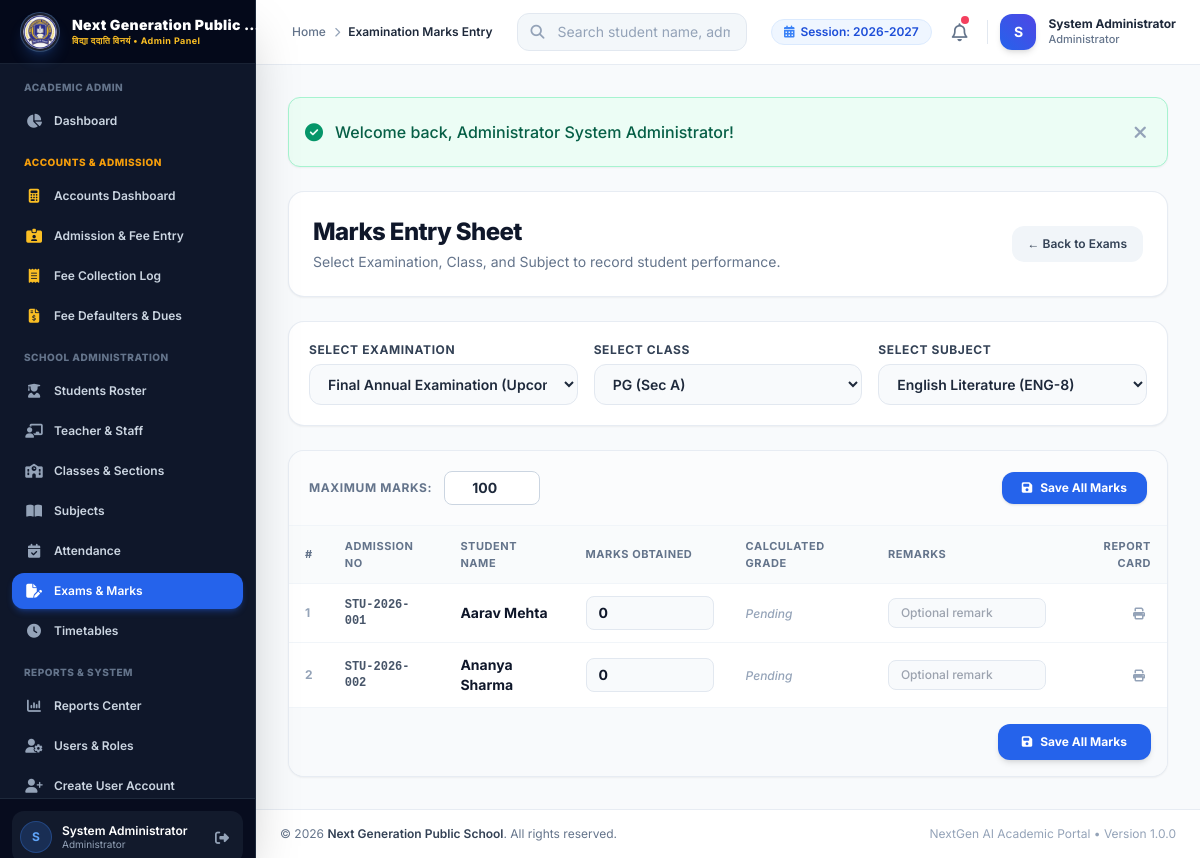
Page /admin/exams/marks.php (signed in) on the committed database.
### tables this page shows
CREATE TABLE `school_settings` (
  `id` INT AUTO_INCREMENT PRIMARY KEY,
  `setting_key` VARCHAR(100) NOT NULL UNIQUE,
  `setting_value` TEXT DEFAULT NULL,
  `updated_at` DATETIME DEFAULT CURRENT_TIMESTAMP ON UPDATE CURRENT_TIMESTAMP
);

CREATE TABLE `students` (
  `id` INT AUTO_INCREMENT PRIMARY KEY,
  `admission_no` VARCHAR(30) NOT NULL UNIQUE,
  `password` VARCHAR(255) DEFAULT NULL,
  `first_name` VARCHAR(50) NOT NULL,
  `last_name` VARCHAR(50) NOT NULL,
  `father_name` VARCHAR(100) NOT NULL,
  `mother_name` VARCHAR(100) NOT NULL,
  `dob` DATE NOT NULL,
  `gender` ENUM('Male', 'Female', 'Other') NOT NULL,
  `class_id` INT NOT NULL,
  `section` VARCHAR(20) NOT NULL,
  `mobile` VARCHAR(20) NOT NULL,
  `email` VARCHAR(100) DEFAULT NULL,
  `address` TEXT,
  `admission_date` DATE NOT NULL,
  `photo` VARCHAR(255) DEFAULT NULL,
  `status` ENUM('Active', 'Inactive', 'Graduated') DEFAULT 'Active',
  `created_at` DATETIME DEFAULT CURRENT_TIMESTAMP,
  `updated_at` DATETIME DEFAULT CURRENT_TIMESTAMP ON UPDATE CURRENT_TIMESTAMP,
  FOREIGN KEY (`class_id`) REFERENCES `classes`(`id`) ON DELETE CASCADE
);

### admin/exams/marks.php (the view, shortened to what the rows shown need)
<?php
require_once __DIR__ . '/../../includes/header.php';
$exam_id = (int)($_GET['exam_id'] ?? 0);
$class_id = (int)($_GET['class_id'] ?? 0);
$subject_id = (int)($_GET['subject_id'] ?? 0);
$exams = $pdo->query("SELECT * FROM examinations ORDER BY id DESC")->fetchAll();
if (!$exam_id && !empty($exams)) {
    $exam_id = $exams[0]['id'];
}
$classes = get_all_classes($pdo);
if (!$class_id && !empty($classes)) {
    $class_id = $classes[0]['id'];
}
$subjects_stmt = $pdo->prepare("SELECT * FROM subjects WHERE class_id = :cid ORDER BY subject_name ASC");
$subjects_stmt->execute(['cid' => $class_id]);
$subjects = $subjects_stmt->fetchAll();
if (!$subject_id && !empty($subjects)) {
    $subject_id = $subjects[0]['id'];
}
$students_stmt = $pdo->prepare("SELECT s.*, m.marks_obtained, m.max_marks, m.grade, m.remarks
    FROM students s
    LEFT JOIN exam_marks m ON (s.id = m.student_id AND m.exam_id = :eid AND m.subject_id = :subid)
    WHERE s.class_id = :cid AND s.status = 'Active'
    ORDER BY s.first_name ASC, s.last_name ASC");
$students_stmt->execute(['eid' => $exam_id, 'subid' => $subject_id, 'cid' => $class_id]);
$students = $students_stmt->fetchAll();
?>
<div class="space-y-6">
    <div class="flex flex-col md:flex-row md:items-center justify-between gap-4 bg-white p-6 rounded-2xl border border-slate-200/80 shadow-sm">
        <div>
            <h1 class="text-2xl font-extrabold text-slate-900 tracking-tight">Marks Entry Sheet</h1>
        </div>
    </div>
    <?php if ($exam_id && $class_id && $subject_id): ?>
        <div class="bg-white rounded-2xl border border-slate-200/80 shadow-sm overflow-hidden">
            <form action="marks.php?exam_id=<?= $exam_id ?>&class_id=<?= $class_id ?>&subject_id=<?= $subject_id ?>" method="POST">
                <div class="overflow-x-auto">
                    <table class="w-full text-left border-collapse">
                        <thead>
                            <tr class="bg-slate-50/80 border-b border-slate-100 text-[11px] font-bold text-slate-500 uppercase tracking-wider">
                                <th class="py-3 px-4">#</th>
                                <th class="py-3 px-4">Admission No</th>
                                <th class="py-3 px-4">Student Name</th>
                                <th class="py-3 px-4 w-40">Marks Obtained</th>
                                <th class="py-3 px-4">Calculated Grade</th>
                                <th class="py-3 px-4">Remarks</th>
                                <th class="py-3 px-4 text-right">Report Card</th>
                            </tr>
                        </thead>
                        <tbody class="divide-y divide-slate-100 text-sm font-medium text-slate-700">
                            <?php if (empty($students)): ?>
                                <tr>
                                    <td colspan="7" class="py-8 text-center text-slate-400">No active students enrolled in this class.</td>
                                </tr>
                            <?php else: ?>
                                <?php $idx = 1; foreach ($students as $s): ?>
                                    <tr class="hover:bg-slate-50/80 transition-colors">
                                        <td class="py-3 px-4 text-xs font-bold text-slate-400"><?= $idx++ ?></td>
                                        <td class="py-3 px-4 font-mono text-xs text-slate-600 font-semibold"><?= e($s['admission_no']) ?></td>
                                        <td class="py-3 px-4 font-bold text-slate-900"><?= e($s['first_name'] . ' ' . $s['last_name']) ?></td>
                                        <td class="py-3 px-4">
                                            <input type="number" step="0.5" min="0" max="100" name="marks[<?= $s['id'] ?>][obtained]" value="<?= $s['marks_obtained'] ?? '0' ?>" required
                                                class="w-full py-1.5 px-3 bg-slate-50 border border-slate-200 rounded-lg text-sm font-bold text-slate-900 focus:bg-white focus:outline-none focus:ring-2 focus:ring-blue-500/20 focus:border-blue-600">
                                        </td>
                                        <td class="py-3 px-4">
                                            <?php if (!empty($s['grade'])): ?>
                                                <span class="inline-flex items-center px-2.5 py-0.5 rounded-md text-xs font-bold bg-indigo-50 text-indigo-700 border border-indigo-200">
                                                    <?= e($s['grade']) ?>
                                                </span>
                                            <?php else: ?>
                                                <span class="text-xs text-slate-400 italic">Pending</span>
                                            <?php endif; ?>
                                        </td>
                                        <td class="py-3 px-4">
                                            <input type="text" name="marks[<?= $s['id'] ?>][remarks]" value="<?= e($s['remarks'] ?? '') ?>" placeholder="Optional remark"
                                                class="w-full py-1.5 px-3 bg-slate-50 border border-slate-200 rounded-lg text-xs font-medium text-slate-800 focus:bg-white focus:outline-none focus:ring-2 focus:ring-blue-500/20 focus:border-blue-600">
                                        </td>
                                        <td class="py-3 px-4 text-right">
                                            <a href="<?= base_url('admin/exams/report_card.php?student_id=' . $s['id'] . '&exam_id=' . $exam_id) ?>" target="_blank" class="p-1.5 text-slate-400 hover:text-blue-600 hover:bg-blue-50 rounded-lg transition-colors inline-block" title="Generate Report Card">
                                                <i class="fa-solid fa-print text-xs"></i>
                                            </a>
                                        </td>
                                    </tr>
                                <?php endforeach; ?>
                            <?php endif; ?>
                        </tbody>
                    </table>
                </div>
            </form>
        </div>
    <?php endif; ?>
</div>
<?php require_once __DIR__ . '/../../includes/footer.php'; ?>

### includes/navbar.php (shortened to what the rows shown need)
<?php
$current_academic_session = get_school_setting('academic_session', '2026-2027');
?>
<header class="sticky top-0 z-30 bg-white/90 backdrop-blur-md border-b border-slate-200/80 no-print">
    <div class="flex items-center justify-between h-16 px-4 md:px-6">
        <div class="flex items-center space-x-3">
            <div class="hidden lg:flex items-center space-x-1.5 px-3 py-1 bg-blue-50 text-blue-700 rounded-full text-xs font-semibold border border-blue-100">
                <i class="fa-solid fa-calendar-days text-blue-500"></i>
                <span>Session: <?= e($current_academic_session) ?></span>
            </div>
        </div>
    </div>
</header>

### rows in the picture
school_settings: setting_value "2026-2027"
students: admission_no "STU-2026-001", first_name+last_name "Aarav Mehta", marks_obtained "0"
students: admission_no "STU-2026-002", first_name+last_name "Ananya Sharma", marks_obtained "0"

### other values in the picture
$role_badge "Admin Panel"
substr($_SESSION['full_name'] ?? 'U', 0, 1) "S"
$_SESSION['full_name'] "System Administrator"
$role_label "Administrator"
$page_title "Examination Marks Entry"
$nav_role_title "Administrator"
$flash['text'] "Welcome back, Administrator System Administrator!"
form field exam_id "Final Annual Examination (Upcoming)"
form field class_id "PG (Sec A)"
form field subject_id "English Literature (ENG-8)"
